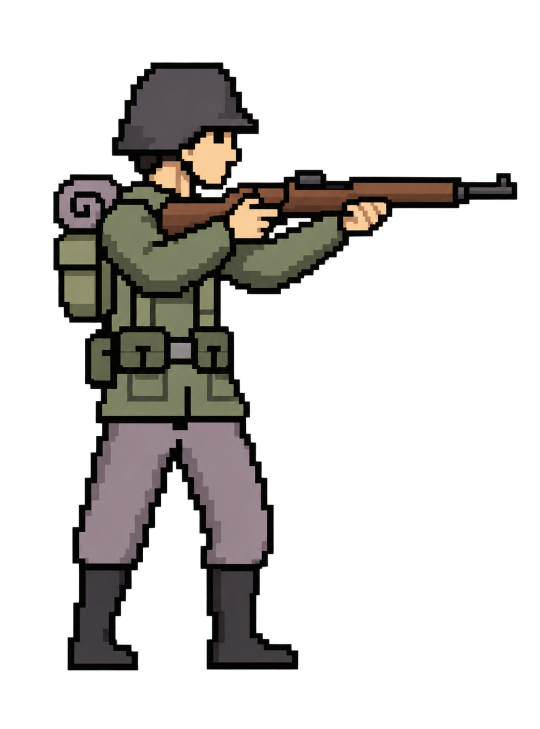
#> input picture assets/images/sources/germans-advance/redrawn/backpack-refined.png, 1079 x 1458 px (shown at 1/2 size)
$ python normalize.py
#> lines starting #> are read from the running program, lines starting #| are printed output that depends on the picture
"""Prepare new generated drawings at the common side-view game scale; never use idea pixels as runtime art."""
from pathlib import Path
from collections import Counter
from functools import lru_cache
from PIL import Image

HERE = Path(__file__).resolve().parent
ROOT = HERE.parents[4]
DENSITY = 2


@lru_cache(maxsize=None)
def palette_for(kind):
    reference = {
        'backpack': 'assets/images/armies/nemci/vojnici/vojnik-27.png',
        'officer': 'assets/images/armies/nemci/vojnici/vojnik-27.png',
        'rifleman': 'assets/images/armies/nemci/vojnici/vojnik-27.png',
        'gunner': 'assets/images/armies/nemci/vojnici/vojnik-26.png',
        'tank': 'assets/images/armies/panzer3.png',
        'commander': 'assets/images/armies/nemci/vojnici/vojnik-27.png',
    }[kind]
    image = Image.open(ROOT / reference).convert('RGBA')
    colors = Counter(image.getpixel((x, y))[:3] for y in range(image.height - 13)
                     for x in range(image.width) if image.getpixel((x, y))[3] >= 200)
    return [color for color, _ in colors.most_common(32)]


def recolor(image, kind):
    palette = palette_for(kind)
    cache = {}
    for y in range(image.height):
        for x in range(image.width):
            color = image.getpixel((x, y))
            if not color[3]:
                continue
            rgb = color[:3]
            if rgb not in cache:
                cache[rgb] = min(palette, key=lambda p: sum((a-b)**2 for a, b in zip(rgb, p)))
            image.putpixel((x, y), (*cache[rgb], color[3]))
    return image


def solid(image):
    image = image.convert('RGBA')
#> image is the input picture: PIL image 1079x1458 RGBA; mean R, G, B, A 22.2, 20.2, 18.1, 66.3
    image.putalpha(image.getchannel('A').point(lambda alpha: 255 if alpha >= 200 else 0))
    return image


def fit(image, height, size, left=0, hip_x=None, hip_y=None, kind='rifleman'):
#> called with height = 69, size = (80, 69), left = 0, hip_x = 23, hip_y = 44, kind = 'backpack'
    height, left = round(height * DENSITY), round(left * DENSITY)
#> height = 138; left = 0
    size = tuple(round(value * DENSITY) for value in size)
#> size = (160, 138)
    if hip_x is not None:
        hip_x, hip_y = round(hip_x * DENSITY), round(hip_y * DENSITY)
    crop = image.crop(image.getbbox())
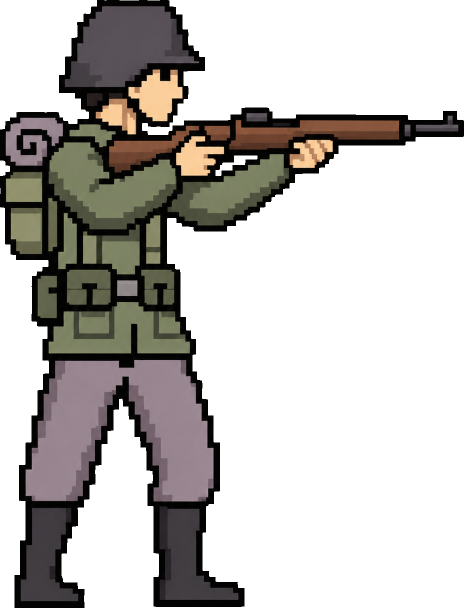
#> crop: PIL image 927x1215 RGBA (shown at 1/2 size); mean R, G, B, A 30.9, 28.2, 25.2, 92.6; transparent parts drawn white
    factor = height / crop.height
#> factor = 0.114
    target = crop.resize((round(crop.width * factor), height), Image.Resampling.NEAREST)
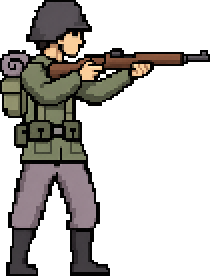
#> target: PIL image 105x138 RGBA (shown 2 times larger); mean R, G, B, A 31.2, 28.4, 25.4, 93; transparent parts drawn white
    if hip_x is not None:
        row = [x for x in range(target.width) if target.getpixel((x, hip_y))[3]]
#> row = 36 values from 10 to 45
        if row:
            left = max(0, min(size[0] - target.width, round(hip_x - (min(row) + max(row)) / 2)))
#> left = 18
    assert target.width + left <= size[0], (target.size, size)
    result = Image.new('RGBA', size)
#> result: PIL image 160x138 RGBA; every value is 0
    result.alpha_composite(target, (left, size[1] - height))
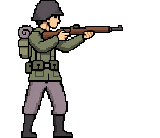
#> result: PIL image 160x138 RGBA; mean R, G, B, A 20.3, 18.5, 16.5, 61; transparent parts drawn white
    return recolor(result, kind)


def prepare_sources():
    fit(solid(Image.open(HERE / 'backpack-refined.png')), 69, (80, 69), hip_x=23, hip_y=44, kind='backpack').save(HERE / 'backpack-base.png')
    officer = solid(Image.open(HERE / 'officer-refined.png'))
    cell_width = officer.width // 3
    for index, name in enumerate(['officer', 'officer-half', 'officer-full']):
        cel = officer.crop((index * cell_width, 0, (index + 1) * cell_width, officer.height))
        fit(cel, 69, (80, 69), hip_x=23, hip_y=44, kind='officer').save(HERE / (name + '-base.png'))
    rifleman = solid(Image.open(HERE / 'rifleman-refined.png'))
    w, h = rifleman.size
    standing = rifleman.crop((0, 0, w // 2, h))
    crouching = rifleman.crop((w // 2, 0, w, h))
    fit(standing, 69, (80, 69), hip_x=22, hip_y=44).save(HERE / 'rifleman-base.png')
    # Both figures came from one sheet at a common scale; retain their relative height.
    crouch_height = round(crouching.getbbox()[3] - crouching.getbbox()[1]) * 69 / (standing.getbbox()[3] - standing.getbbox()[1])
    fit(crouching, round(crouch_height), (80, round(crouch_height)), 2).save(HERE / 'crouch-base.png')
    fit(solid(Image.open(HERE / 'gunner-refined.png')), 69, (80, 69), hip_x=23, hip_y=42, kind='gunner').save(HERE / 'gunner-base.png')
    # Only the head and shoulders emerge above the hatch; keep its head at the infantry's pixel scale.
    fit(solid(Image.open(HERE / 'commander-refined.png')), 28, (52, 38), kind='commander').save(HERE / 'commander-base.png')
    tank = solid(Image.open(HERE / 'tank-refined.png'))
    crop = tank.crop(tank.getbbox())
    # Keep thin antennae above the normal hull-height measurement.
    alpha = crop.getchannel('A')
    top = next(y for y in range(crop.height) if sum(alpha.getpixel((x, y)) > 0 for x in range(crop.width)) >= crop.width * .05)
    factor = DENSITY * min(91 / (crop.height - top), 265 / crop.width, 137 / crop.height)
    target = crop.resize((round(crop.width * factor), round(crop.height * factor)), Image.Resampling.NEAREST)
    result = Image.new('RGBA', (271 * DENSITY, 141 * DENSITY))
    result.alpha_composite(target, (0, 141 * DENSITY - target.height))
    recolor(result, 'tank').save(HERE / 'tank-base.png')


if __name__ == '__main__':
#> (the run stopped early here; a loop or call above may not have finished)

$ run again, with assets/images/sources/germans-advance/redrawn/officer-generated.png copied over assets/images/sources/germans-advance/redrawn/backpack-refined.png
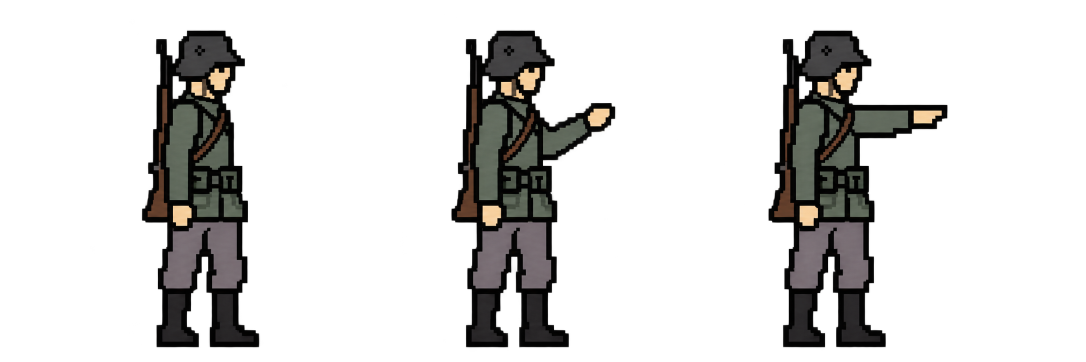
#> input picture assets/images/sources/germans-advance/redrawn/officer-generated.png, 2172 x 724 px (shown at 1/2 size)
#> in solid, image is the input picture: PIL image 2172x724 RGBA; mean R, G, B, A 11.2, 10.6, 9.7, 49.4
#> height = 138; left = 0
#> size = (160, 138)
#> in fit, `crop = image.crop(image.getbbox())`:
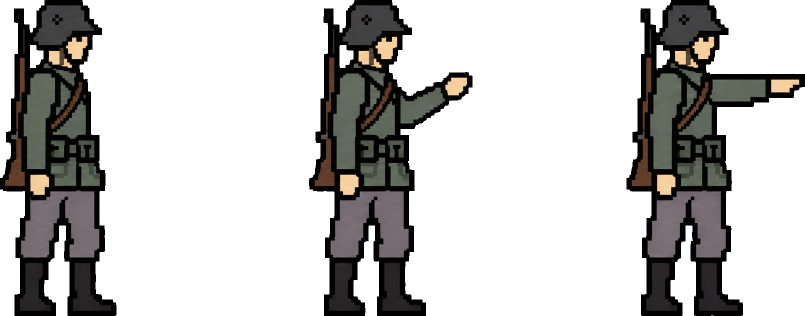
#> crop: PIL image 1609x632 RGBA (shown at 1/2 size); mean R, G, B, A 17.4, 16.4, 15, 76.2; transparent parts drawn white
#> factor = 0.218
#> in fit, `target = crop.resize((round(crop.width * factor), height), Image.Resam..`:
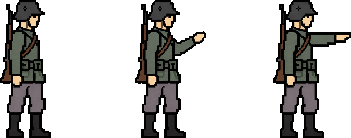
#> target: PIL image 351x138 RGBA; mean R, G, B, A 17.3, 16.3, 14.9, 76.3; transparent parts drawn white
#> row = 97 values from 11 to 316

$ run again, with assets/images/sources/germans-advance/redrawn/rifleman-generated.png copied over assets/images/sources/germans-advance/redrawn/backpack-refined.png
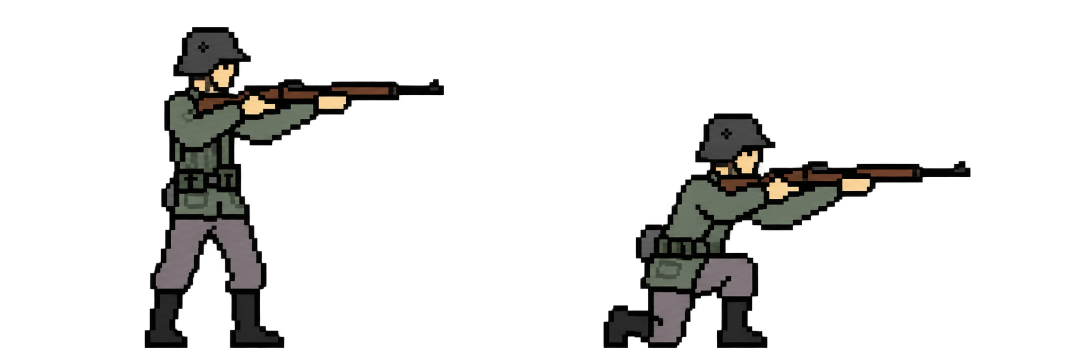
#> input picture assets/images/sources/germans-advance/redrawn/rifleman-generated.png, 2172 x 724 px (shown at 1/2 size)
#> in solid, image is the input picture: PIL image 2172x724 RGBA; mean R, G, B, A 8.9, 8.6, 7.7, 36.3
#> height = 138; left = 0
#> size = (160, 138)
#> in fit, `crop = image.crop(image.getbbox())`:
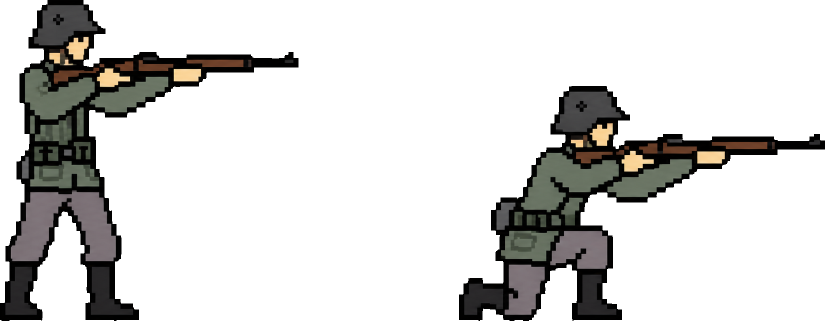
#> crop: PIL image 1650x641 RGBA (shown at 1/2 size); mean R, G, B, A 13.3, 12.7, 11.4, 53.7; transparent parts drawn white
#> factor = 0.215
#> in fit, `target = crop.resize((round(crop.width * factor), height), Image.Resam..`:
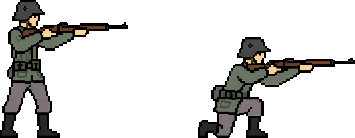
#> target: PIL image 355x138 RGBA; mean R, G, B, A 13.2, 12.7, 11.4, 53.8; transparent parts drawn white
#> row = 77 values from 9 to 251
